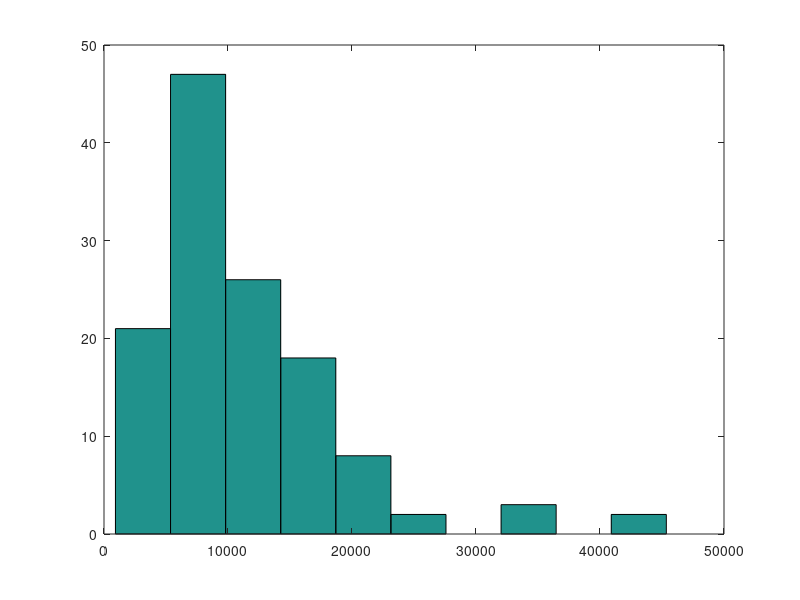

The MATLAB source for this figure:
% scores.m

x = [851294.4355851833,1254493.2714294516,3262517.644313121,4798716.321716162,4811757.73989153,4891747.312268935,6244798.54380115,8250683.973173486,8309758.035368162,8961103.69918014,12576815.50884865,15491424.06001781,18198131.951757584,18605736.340794995,18965719.282315858,20459633.235649426,20762807.188455187,22624182.208121568,23086328.485241532,25610174.294951305,26918217.217392366,30157676.798838545,33151709.750993352,35356387.35262783,36649029.06205642,38082386.327595025,39200813.074686624,39301229.91671462,40176080.16476325,40551635.121146895,41241001.514406934,41583949.11727731,41877998.71942588,42062748.00370552,43250331.09599923,43448993.80543767,44460999.11983011,44470273.28655974,48702723.630913526,53481451.763282955,53761849.68274156,54452541.83726659,55515582.5123459,57190109.136632435,57840746.038899414,59544918.45004823,59862783.33402554,60378217.49803976,61128574.93555475,63033562.50430562,64024520.03485914,64911048.19193726,65193271.76083145,66388072.031601,68618540.58252664,68874829.30002175,70491307.01549967,71618998.94753562,74712279.1171571,77778834.89753653,78187763.1052821,80080611.89636327,81745337.01612505,84522148.80326554,87325792.15585317,89231009.08943288,89519747.93751569,94801975.36221263,96417406.64155649,96981945.45615946,99335349.11497544,105506227.26829864,105605484.98701246,113027070.29096733,117441123.91786605,117561264.79208298,124628040.80251992,126232945.7053415,127241495.21466047,133967433.61908448,138617112.39164147,140173788.81225994,142139676.7552041,165664392.8426169,169610299.53074273,179863775.357417,183519694.9830632,184016128.41442606,184372267.36355975,189293877.288588,191017336.14900595,193725858.494009,199727180.16208535,202917066.63284585,209141546.72235212,214379412.5020292,215907531.93942943,222800478.94779792,234906385.62215176,235796109.86448294,252503479.42567575,252677311.9259473,254018326.7450088,255552502.84015834,256719430.53697562,257250200.66158816,272881495.85752386,289853751.7228732,290761589.1868565,292743422.0923773,310735282.76946276,314582823.8223029,354208230.6851275,378574361.8570356,383502000.309135,387157980.45960045,434296195.547367,495226624.511191,506706276.41988415,516476106.13258284,689615744.4294593,756855370.930078,1030341635.7524154,1075976254.9578104,1193363069.812697,1837994350.5833142,2056656922.630996];
sx = x.^.5;
xx = x.^2;


hold off;

% hist(x);
% hist(xx);
hist(sx);
% plot(x,'r-*');
